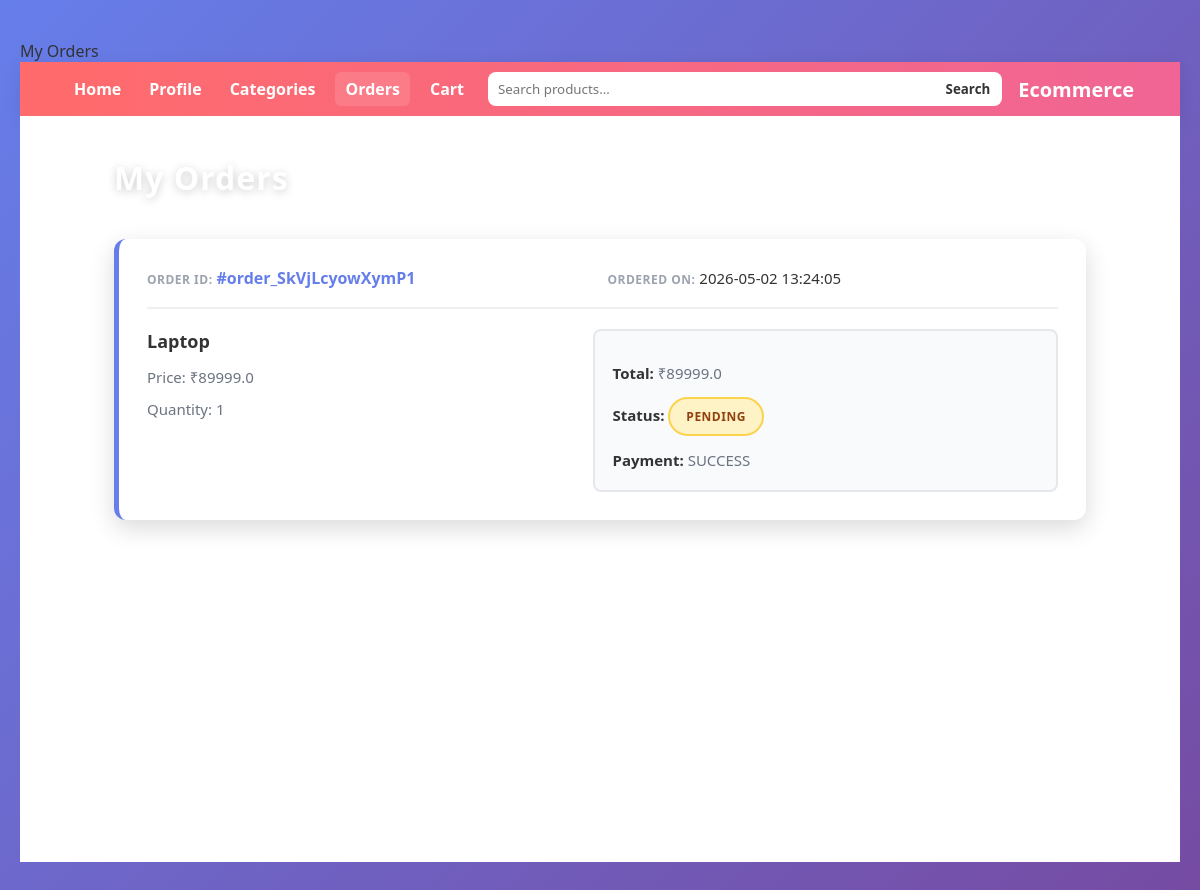
Page /users/orders (signed in) on the committed database.
### tables this page shows
CREATE TABLE orders (
        id INTEGER PRIMARY KEY AUTOINCREMENT,
        order_id INTEGER NOT NULL,
        user_id INTEGER NOT NULL,
        product_id INTEGER NOT NULL,
        product_name TEXT NOT NULL,
        product_price REAL NOT NULL,
        quantity INTEGER NOT NULL DEFAULT 1,
        total_price REAL NOT NULL,
        order_status TEXT DEFAULT 'PENDING',
        payment_method TEXT,
        payment_status TEXT DEFAULT 'PENDING',
        created_at TEXT DEFAULT (datetime('now')),
        updated_at TEXT DEFAULT (datetime('now'))
    );

### app.py (the view)
@app.route('/users/orders')
@token_required(role='user')
def user_orders():
    user = getUserByToken()
    if not user:
        return redirect(url_for('login'))
    user_id =  user.get('userid')
    if not user_id:
        return "User ID not found in database result"
    orders = view_users_orders(user_id)
    return render_template("user/user_orders.html", orders=orders)

### app.py (called while the page is built)
def token_required(role=None):
    def wrapper(f):
        @wraps(f)
        def decorated(*args, **kwargs):
            token = request.cookies.get('token')
            if not token:
                return redirect(url_for('login'))
            try:
                data = jwt.decode(
                    token,
                    app.config['SECRET_KEY'],
                    algorithms=["HS256"]
                )
            except jwt.ExpiredSignatureError:
                return redirect(url_for('login'))
            except jwt.InvalidTokenError:
                return redirect(url_for('login'))
            if role and data['role'] != role:
                return "Unauthorized access"
            return f(*args, **kwargs)
        return decorated
    return wrapper

def getUserByToken():
    token = request.cookies.get('token')
    if not token:
        return None
    try:
        data = jwt.decode(
            token,
            app.config['SECRET_KEY'],
            algorithms=["HS256"]
        )
        userid = data.get('userid')
        role = data.get('role')
        user = getUserDetailsByID(userid=userid)
        return user
    except jwt.ExpiredSignatureError:
        return None
    except jwt.InvalidTokenError:
        return None

### database/connection.py (called while the page is built)
def databaseConfig():
    db_path = Path(__file__).resolve().parent / 'carting.db'
    db_path.parent.mkdir(parents=True, exist_ok=True)
    connection = sqlite3.connect(str(db_path), check_same_thread=False)
    connection.row_factory = sqlite3.Row  # Enable dict-like row access
    connection.execute('PRAGMA foreign_keys = ON')
    return connection

### database/user_utility.py (called while the page is built)
def view_users_orders(user_id):
    db = databaseConfig()
    cursor = db.cursor()
    query = """
        SELECT *
        FROM orders
        WHERE user_id = ?
        ORDER BY created_at DESC
    """
    cursor.execute(query, (user_id,))
    orders = cursor.fetchall()
    cursor.close()
    db.close()
    return [dict(o) for o in orders]

### database/utility.py (called while the page is built)
def getUserDetailsByID(userid:int, role:str=None):
    db_config = databaseConfig()
    cursor = db_config.cursor()
    user_details_query = "select * from users where userid = ?"
    cursor.execute(user_details_query, (userid,))
    user = cursor.fetchone()
    cursor.close()
    db_config.close()
    return dict(user) if user else None

### templates/user/user_orders.html (shortened to what this page needs)
{% extends "user/user.html" %}
{% block head_extra %}
<link rel="stylesheet" href="{{ url_for('static', filename='css/user_orders.css') }}">
{% endblock %}
{% block content %}
<div class="orders-container">
    <h2 class="page-title">My Orders</h2>
    {% if orders %}
        {% for order in orders %}
        <div class="order-card">
            <div class="order-header">
                <div>
                    <span class="label">Order ID:</span>
                    <strong>#{{ order.order_id }}</strong>
                </div>
                <div>
                    <span class="label">Ordered On:</span>
                    {{ order.created_at }}
                </div>
            </div>
            <div class="order-body">
                <div class="product-info">
                    <h3>{{ order.product_name }}</h3>
                    <p>Price: ₹{{ order.product_price }}</p>
                    <p>Quantity: {{ order.quantity }}</p>
                </div>
                <div class="order-summary">
                    <p><strong>Total:</strong> ₹{{ order.total_price }}</p>
                    <p>
                        <strong>Status:</strong>
                        <span class="status {{ order.order_status }}">
                            {{ order.order_status }}
                        </span>
                    </p>
                    <p>
                        <strong>Payment:</strong>
                        {{ order.payment_status }}
                    </p>
                </div>
            </div>
        </div>
        {% endfor %}
    {% else %}
        <div class="no-orders">
            <h3>No Orders Yet 😔</h3>
            <p>Start shopping and your orders will appear here.</p>
        </div>
    {% endif %}
</div>
{% endblock %}

### static/css/user_users.css (style rules this page uses)
* { margin: 0; padding: 0; box-sizing: border-box; font-family: "Segoe UI", Tahoma, Geneva, Verdana, sans-serif; }
body { background: linear-gradient(135deg, #667eea 0%, #764ba2 100%); color: #333; min-height: 100vh; }
.content p { margin-bottom: 30px; color: #6b7280; font-size: 16px; line-height: 1.6; }

### static/css/user_orders.css (style rules this page uses)
* { margin: 0; padding: 0; box-sizing: border-box; }
body { font-family: 'Segoe UI', Tahoma, Geneva, Verdana, sans-serif; background: linear-gradient(135deg, #667eea 0%, #764ba2 100%); min-height: 100vh; padding: 40px 20px; }
.orders-container { width: 90%; max-width: 1000px; margin: 0 auto; }
.page-title { margin-bottom: 40px; color: white; font-size: 32px; font-weight: 700; text-transform: capitalize; letter-spacing: 1px; text-shadow: 0 2px 10px rgba(0, 0, 0, 0.2); }
.order-card { background: white; border-radius: 12px; margin-bottom: 24px; padding: 28px; box-shadow: 0 8px 25px rgba(0, 0, 0, 0.15); transition: all 0.3s cubic-bezier(0.4, 0, 0.2, 1); overflow: hidden; border-left: 5px solid #667eea; animation: slideIn 0.4s ease-out; }
.order-header { display: flex; justify-content: space-between; align-items: center; border-bottom: 2px solid #f0f0f0; padding-bottom: 18px; margin-bottom: 20px; font-size: 15px; flex-wrap: wrap; gap: 10px; }
.order-header > div { flex: 1; min-width: 200px; }
.label { color: #9ca3af; font-weight: 600; text-transform: uppercase; letter-spacing: 0.5px; font-size: 12px; }
.order-header strong { color: #667eea; font-size: 16px; font-weight: 700; }
.order-body { display: flex; justify-content: space-between; align-items: flex-start; gap: 20px; flex-wrap: wrap; }
.product-info { flex: 1; min-width: 250px; }
.product-info h3 { margin: 0 0 12px 0; color: #333; font-size: 18px; font-weight: 700; }
.product-info p { margin: 8px 0; color: #6b7280; font-size: 15px; }
.order-summary { flex: 1; min-width: 250px; background: #f9fafb; padding: 18px; border-radius: 8px; border: 2px solid #e5e7eb; }
.order-summary p { margin: 12px 0; font-size: 15px; color: #6b7280; }
.order-summary p strong { color: #333; font-weight: 700; }
.order-summary > p:last-child { margin-bottom: 0; }
.status { display: inline-block; padding: 8px 16px; border-radius: 20px; font-size: 12px; font-weight: 700; text-transform: uppercase; letter-spacing: 0.5px; }
.status.PENDING { background-color: #fef3c7; color: #92400e; border: 2px solid #fcd34d; }

### rows in the picture
orders: order_id "order_SkVjLcyowXymP1", created_at "2026-05-02 13:24:05", product_name "Laptop", product_price "89999.0", quantity "1", total_price "89999.0", order_status "PENDING", payment_status "SUCCESS"
